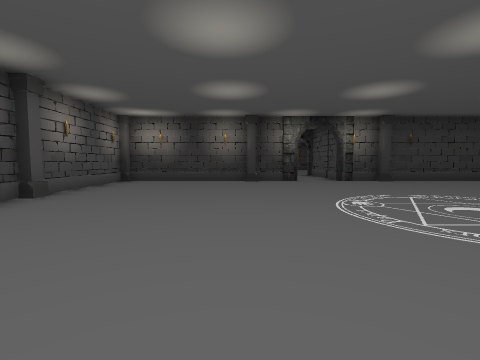
[1] (above)

15 first-person views from a walk through a scene from a Unity 3-D project. The camera is 1.2 m above the floor, tilts 4° down and sees 85° across. The floor is counted in squares, 2 m on a side. Each view is taken from the middle of a square. On the plan, view 1 faces up. The plan holds only what a view shows up to about 9 squares ahead; the rest is blank. The player is left out.

[2]
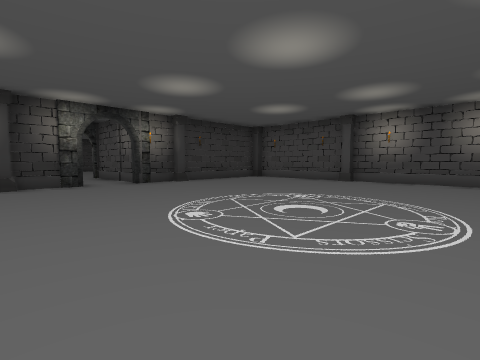

[3]
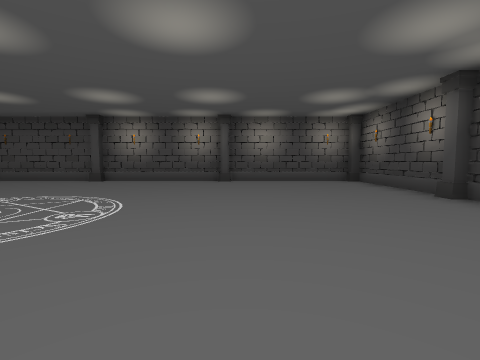

[4]
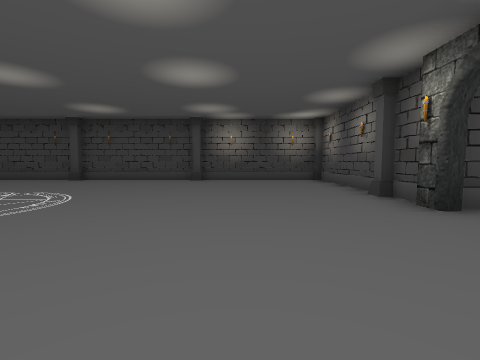

[5]
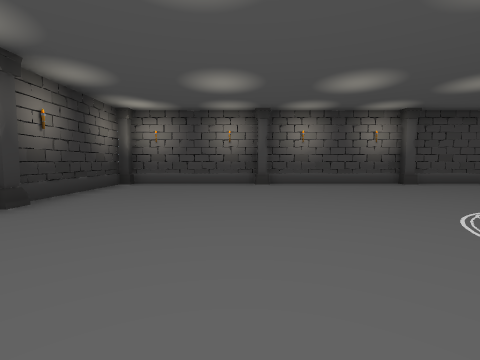

[6]
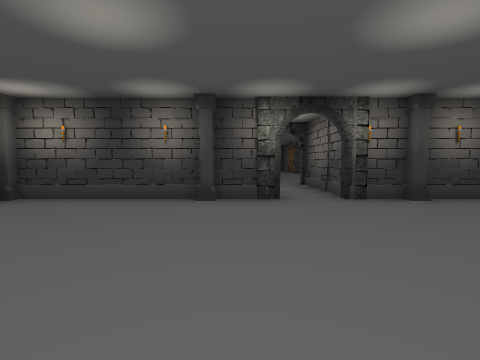

[7]
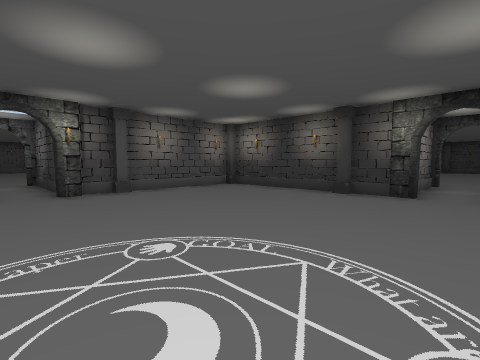

[8]
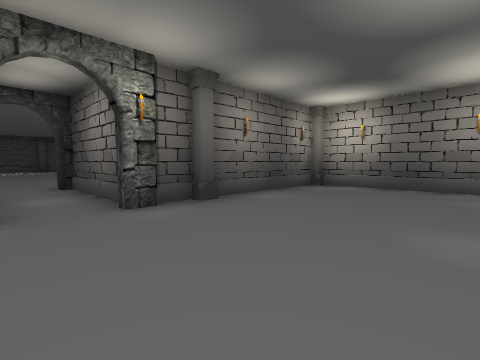

[9]
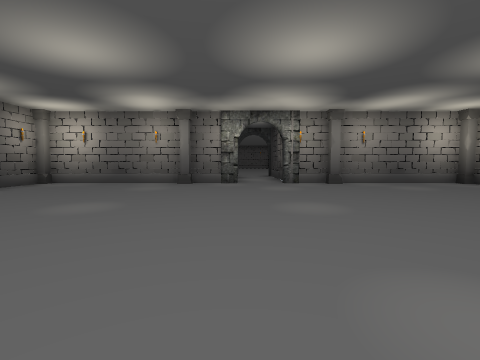

[10]
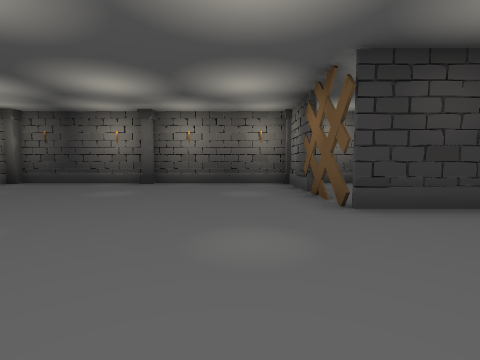

[11]
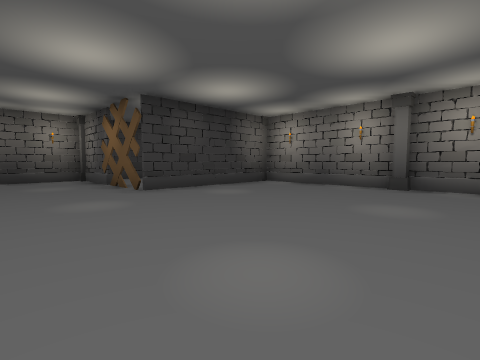

[12]
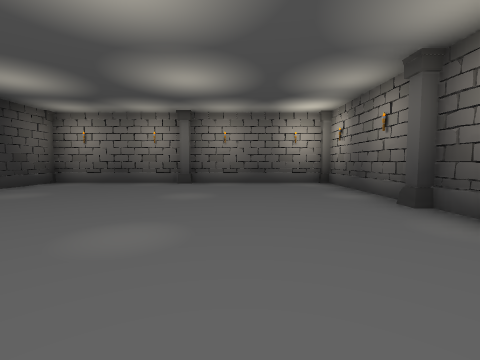

[13]
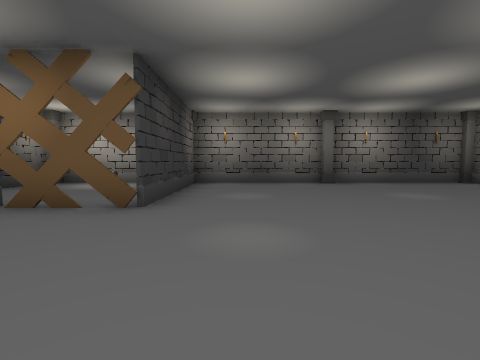

[14]
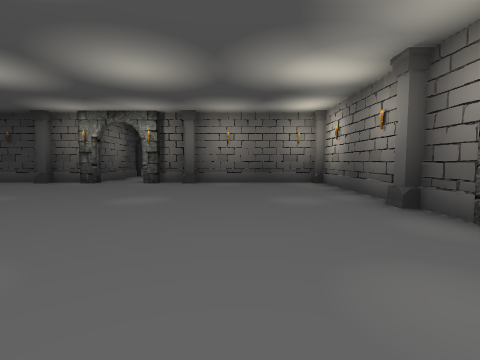

[15]
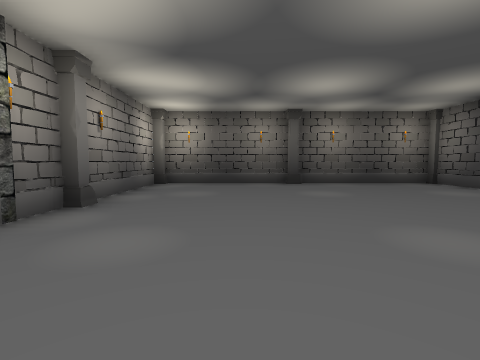

### Floor plan
Key: @ floor where view 1 was taken; # wall or solid block; . main floor; : floor 0.25 m higher than the main floor; / step, stairs or slope; = window, fence, low wall or low ledge; C column; A arch.
Columns run from 7 left of view 1 to 9 right of it. Each row starts with its distance up from view 1.
 24    ##########
 23    #C..C...C###C#
 22    #........#.. #
 21    #........=..=#
 20    #C.......#####
 19   ##...........C#
 18   ..A...........#
 17   ..............#
 16    #...........C#
 15    #C...........#
 14    #............#
 13    #............#
 12    #C..C..A.C...C
 11    ######.######
 10         #.#
  9     #####.#####
  8    C...C..AC#..C
  7    #............#
  6    #............#
  5    #............#
  4  ##C...........C#
  3 A......./::.....#
  2  ..A..../::.....#
  1    #....///.....#
  0    C...@.......C#
 -1    #............#
 -2    #............#
 -3    #............#
 -4    ####C###C###C

Positions as (right, up) in squares from view 1, and headings:
1: (0, 0), facing up
2: (0, 1), facing up-right
3: (0, 0), facing right
4: (-1, 5), facing down
5: (1, 5), facing right
6: (1, 3), facing up
7: (3, 2), facing up-left
8: (3, 15), facing down-left
9: (4, 17), facing left
10: (3, 16), facing up
11: (2, 14), facing up-right
12: (1, 14), facing right
13: (1, 18), facing right
14: (-1, 19), facing down
15: (-1, 16), facing up
